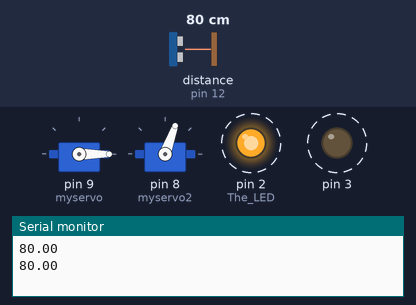
Bench run of a sketch on a simulated Arduino Uno, built with avr-gcc and run on an emulated ATmega328P. On the bench: 2 × servo, output pins drawn as LEDs (lit = HIGH), the last lines printed to the serial monitor. Dashed ring = blinking. The test bench sets the inputs (shaded band); at power-on: distance to the obstacle (sensor on pin 12) 80 cm.

Above: at 1.29 s.
1.3 s: distance to the obstacle (sensor on pin 12) set to 94 cm
4.8 s: distance to the obstacle (sensor on pin 12) set to 102 cm
At 5.6 s:
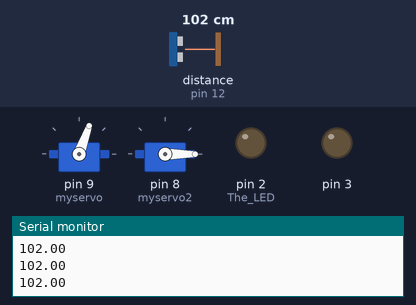
6.4 s: distance to the obstacle (sensor on pin 12) set to 2 cm
At 6.56 s:
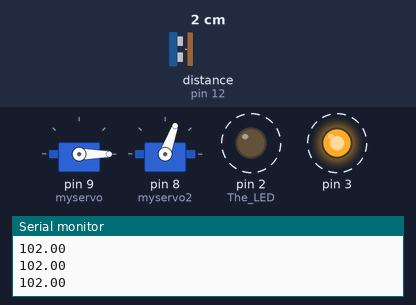
9.9 s: distance to the obstacle (sensor on pin 12) set to 120 cm
At 10.0 s:
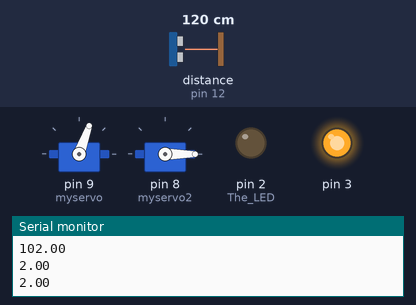
Timing chart, 0 to 12.5 s (numbered marks = the images above; inputs shaded):
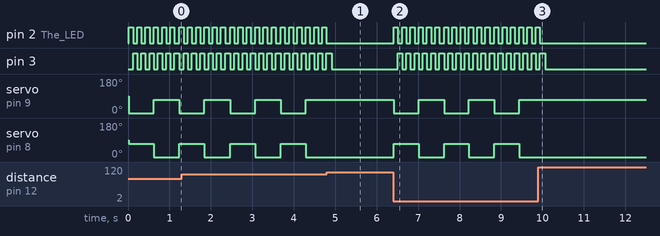

Measured:
- the behaviour switches between 99 and 100 cm on distance to the obstacle (sensor on pin 12) (found by bisection; images 0 and 1)
- after the input at 4.8 s, pin 2 (The_LED): stops changing and stays LOW; pin 3: goes on until 4.9 s, then stays LOW; servo on pin 9 (myservo): stays 70° (without the input it goes to 0° after 0.11 s); servo on pin 8 (myservo2): stays 0° (without the input it goes to 70° after 0.11 s)
- after the input at 6.4 s, pin 2 (The_LED): alternates HIGH for 0.10 s and LOW for 0.10 s, starting at once; pin 3: alternates HIGH for 0.10 s and LOW for 0.10 s, starting after 0.11 s
- after the input at 9.9 s, pin 2 (The_LED): goes on until 9.9 s, then stays LOW; pin 3: goes on until 10.1 s, then stays LOW; servo on pin 9 (myservo): stops changing and stays 70°; servo on pin 8 (myservo2): stops changing and stays 0°
- by itself, pin 2 (The_LED), pin 3: alternates HIGH for 0.10 s and LOW for 0.10 s
- by itself, servo on pin 9 (myservo): alternates 70° for 0.62 s and 0° for 0.60 s
- by itself, servo on pin 8 (myservo2): alternates 70° for 0.60 s and 0° for 0.62 s

The sketch:

ProyectoHalloween.ino
```cpp
//ultrasonidos
#include <HCSR04.h>                                     //Include to arduino the ultrasonic sensor
UltraSonicDistanceSensor distanceSensor(13, 12);        // Initialize sensor that uses digital pins 13 and 12.
boolean movimiento;
int d = 100;
int rep;

//motor
#include <Servo.h>                                    //Include to arduino the servo
Servo myservo;                                        //Create servo object to control a servo
Servo myservo2;                                       //Create servo object to control a servo

void setup() {
  //ultrasonidos
  Serial.begin(9600);                                 // Initialize serial connection so that we can print values from sensor.
  movimiento = false;

  //LED's
  pinMode(2, OUTPUT);                                 //The LED's outputs are 2 and 3
  pinMode(3, OUTPUT);

  //motor
  myservo.attach(9);                                 //The UltrasonicSensor's outputs are 8 and 9
  myservo2.attach(8);

}

void loop() {

  //ultrasonidos
  Serial.println(distanceSensor.measureDistanceCm());//Print the distance from the UltraSonic Sensor to the closer object
  delay(10);
  if (distanceSensor.measureDistanceCm() < d) {      //The boolean "movimiento" are true if the distance is lower than "d"
    movimiento = true;
  } else {
    movimiento = false;
  }

  if (movimiento == true) {                         //When something get close, active the servos and the LEDs
    myservo.write(0);
    myservo2.write(70);                             //The servos move 70º at first
    for(rep=0;rep<3;rep++){
    blinkEyes();                                    //During the servo movment, the LEDs blink
    }
    rep=0;
    myservo.write(70);                              //The servos get back to the first position
    myservo2.write(0);
  for(rep=0;rep<3;rep++){                           //During the servo movment, the LEDs blink
    blinkEyes();
    }
    rep=0;
  } else {
    digitalWrite(3, LOW);                           //Turn off the LED

  }
}

void blinkEyes()                                    //This void do the LED's blink
{
  digitalWrite(2, HIGH);
  digitalWrite(3, LOW);
  delay(100);
  digitalWrite(3, HIGH);
  digitalWrite(2, LOW);
  delay(100);
}
```
